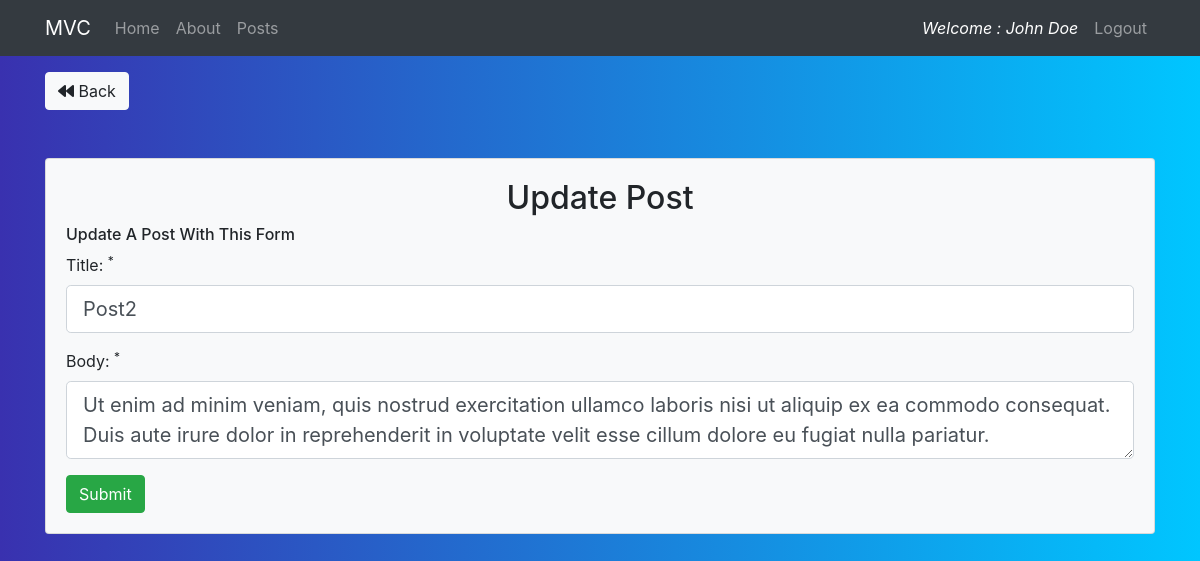
Screenshot of /posts/edit/2 (signed in) with the database file from the repository.
### tables this page shows
CREATE TABLE `posts` (
  `id` int(11) NOT NULL,
  `user_id` int(11) NOT NULL,
  `title` varchar(255) NOT NULL,
  `body` text NOT NULL,
  `created_at` datetime NOT NULL DEFAULT CURRENT_TIMESTAMP
);

### src/config/Application.php (called while the page is built, shortened)
<?php
  class Application {
    protected $currentMethod = 'index';
    public function __construct(){
      $url = $this->getUrl();
      if(file_exists('./src/controllers/' . ucwords($url[0]). '.php')){
        unset($url[0]);
      }
      $this->currentController = new $this->currentController;
      if(isset($url[1])){
        if(method_exists($this->currentController, $url[1])){
          $this->currentMethod = $url[1];
          unset($url[1]);
        }
      }
      $this->params = $url ? array_values($url) : [];
      call_user_func_array([$this->currentController, $this->currentMethod], $this->params);
    }
    public function getUrl(){
      if(isset($_GET['url'])){
        $url = rtrim($_GET['url'], '/');
        $url = filter_var($url, FILTER_SANITIZE_URL);
        $url = explode('/', $url);
        return $url;
      }
    }
  }

### index.php (called while the page is built, shortened)
<?php
$init = new Application();

### src/config/Database.php (called while the page is built, shortened)
<?php
  class Database {
    private $host = DB_HOST;
    private $user = DB_USER;
    private $pass = DB_PASS;
    private $dbname = DB_NAME;
    private $dbh;
    private $stmt;
    public function __construct(){
      $dsn = 'mysql:host=' . $this->host . ';dbname=' . $this->dbname;
      $options = array(
        PDO::ATTR_PERSISTENT => true,
        PDO::ATTR_ERRMODE => PDO::ERRMODE_EXCEPTION
      );
      try{
        $this->dbh = new PDO($dsn, $this->user, $this->pass, $options);
      } catch(PDOException $e){
        $this->error = $e->getMessage();
        echo $this->error;
      }
    }
    public function query($sql){
      $this->stmt = $this->dbh->prepare($sql);
    }
    public function bind($param, $value, $type = null){
      if(is_null($type)){
        switch(true){
          default:
            $type = PDO::PARAM_STR;
        }
      }
      $this->stmt->bindValue($param, $value, $type);
    }
    public function execute(){
      return $this->stmt->execute();
    }
    public function single(){
      $this->execute();
      return $this->stmt->fetch(PDO::FETCH_OBJ);
    }
  }

### src/models/Post.php (called while the page is built, shortened)
<?php
  class Post {
    private $db;
    public function __construct(){
      $this->db = new Database;
    }
    public function getPostById($id){
      $this->db->query('SELECT * FROM posts WHERE id = :id');
      $this->db->bind(':id', $id);
      $row = $this->db->single();
      return $row;
    }
  }

### src/views/post/edit.php (the view, shortened to what this page needs)
<?php require APPROOT .'/views/layout/header.php'; ?>
<a href="<?php echo URLROOT; ?>/posts" class="btn btn-light"><i class="fa fa-backward"></i> Back</a>
<div class="card card-body bg-light mt-5">
  <h2 class="text-center">Update Post</h2>
  <h6>Update A Post With This Form</h6>
  <form action="<?php echo URLROOT ;?>/posts/edit/<?php echo $data['id'];?>" method="post">
    <div class="form-group">
      <label for="title">Title: <sup>*</sup></label>
      <input type="text" name="title"
        class="form-control form-control-lg <?php echo (!empty($data['title_err'])) ? 'is-invalid' : ''; ?>"
        value="<?php echo $data['title']; ?>">
    </div>
    <div class="form-group">
      <label for="body">Body: <sup>*</sup></label>
      <textarea name="body"
        class="form-control form-control-lg <?php echo (!empty($data['body_err'])) ? 'is-invalid' : ''; ?>"><?php echo $data['body']; ?></textarea>
    </div>
    <input type="submit" class="btn btn-success" value="Submit">
  </form>
</div>
<?php require APPROOT . '/views/layout/footer.php'; ?>

### public/assets/css/style.css (style rules this page uses)
body { background: -webkit-linear-gradient(left, #3931af, #00c6ff); }

### rows the page displays
posts: title "Post2", body "Ut enim ad minim veniam, quis nostrud exercitation ullamco laboris nisi ut aliquip ex ea commodo consequat. Duis aute irure dolor in reprehenderit in voluptate velit esse cillum dolore eu fugiat nulla pariatur."

### other values shown
SITENAME "MVC"
$_SESSION['user_name'] "John Doe"
